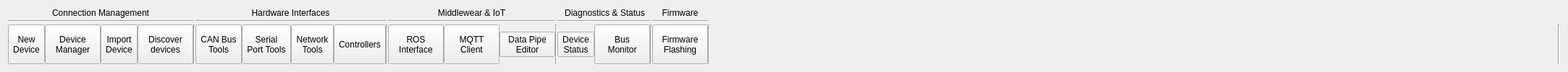
        <widget class="QWidget" name="device_toolbar">
         <attribute name="title">
          <string>Devices</string>
         </attribute>
         <layout class="QGridLayout" name="gridLayout_14">
          <item row="1" column="0">
           <widget class="QWidget" name="widget_23" native="true">
            <layout class="QGridLayout" name="gridLayout_15">
             <property name="leftMargin">
              <number>0</number>
             </property>
             <property name="topMargin">
              <number>0</number>
             </property>
             <property name="rightMargin">
              <number>0</number>
             </property>
             <property name="bottomMargin">
              <number>0</number>
             </property>
             <property name="horizontalSpacing">
              <number>0</number>
             </property>
             <property name="verticalSpacing">
              <number>3</number>
             </property>
             <item row="2" column="7">
              <widget class="Line" name="line_62">
               <property name="orientation">
                <enum>Qt::Orientation::Vertical</enum>
               </property>
              </widget>
             </item>
             <item row="2" column="22">
              <widget class="Line" name="line_80">
               <property name="orientation">
                <enum>Qt::Orientation::Vertical</enum>
               </property>
              </widget>
             </item>
             <item row="2" column="3">
              <widget class="QToolButton" name="network_devices_button">
               <property name="sizePolicy">
                <sizepolicy hsizetype="Fixed" vsizetype="Preferred">
                 <horstretch>0</horstretch>
                 <verstretch>0</verstretch>
                </sizepolicy>
               </property>
               <property name="minimumSize">
                <size>
                 <width>77</width>
                 <height>32</height>
                </size>
               </property>
               <property name="toolTip">
                <string>&lt;html&gt;&lt;head/&gt;&lt;body&gt;&lt;p&gt;Save Project to Computer&lt;/p&gt;&lt;/body&gt;&lt;/html&gt;</string>
               </property>
               <property name="text">
                <string>Discover
devices</string>
               </property>
               <property name="icon">
                <iconset resource="../resources.qrc">
                 <normaloff>:/icons/WebDevice.png</normaloff>:/icons/WebDevice.png</iconset>
               </property>
               <property name="iconSize">
                <size>
                 <width>40</width>
                 <height>40</height>
                </size>
               </property>
               <property name="toolButtonStyle">
                <enum>Qt::ToolButtonStyle::ToolButtonTextUnderIcon</enum>
               </property>
              </widget>
             </item>
             <item row="1" column="15" colspan="4">
              <widget class="Line" name="line_78">
               <property name="orientation">
                <enum>Qt::Orientation::Horizontal</enum>
               </property>
              </widget>
             </item>
             <item row="0" column="8">
              <widget class="QLabel" name="label_32">
               <property name="text">
                <string>Hardware Interfaces</string>
               </property>
               <property name="alignment">
                <set>Qt::AlignmentFlag::AlignCenter</set>
               </property>
              </widget>
             </item>
             <item row="2" column="8">
              <widget class="QWidget" name="widget_24" native="true">
               <property name="minimumSize">
                <size>
                 <width>150</width>
                 <height>0</height>
                </size>
               </property>
               <property name="maximumSize">
                <size>
                 <width>900</width>
                 <height>16777215</height>
                </size>
               </property>
               <layout class="QHBoxLayout" name="horizontalLayout_31">
                <property name="spacing">
                 <number>0</number>
                </property>
                <property name="leftMargin">
                 <number>0</number>
                </property>
                <property name="topMargin">
                 <number>0</number>
                </property>
                <property name="rightMargin">
                 <number>0</number>
                </property>
                <property name="bottomMargin">
                 <number>0</number>
                </property>
                <item>
                 <widget class="QToolButton" name="canbus_tools_button">
                  <property name="sizePolicy">
                   <sizepolicy hsizetype="Preferred" vsizetype="Expanding">
                    <horstretch>0</horstretch>
                    <verstretch>0</verstretch>
                   </sizepolicy>
                  </property>
                  <property name="text">
                   <string>CAN Bus
Tools</string>
                  </property>
                  <property name="icon">
                   <iconset resource="../resources.qrc">
                    <normaloff>:/icons/icons8-ethernet-off-96.png</normaloff>:/icons/icons8-ethernet-off-96.png</iconset>
                  </property>
                  <property name="iconSize">
                   <size>
                    <width>36</width>
                    <height>36</height>
                   </size>
                  </property>
                  <property name="toolButtonStyle">
                   <enum>Qt::ToolButtonStyle::ToolButtonTextUnderIcon</enum>
                  </property>
                 </widget>
                </item>
                <item>
                 <widget class="QToolButton" name="serial_connection_tools">
                  <property name="sizePolicy">
                   <sizepolicy hsizetype="Preferred" vsizetype="Preferred">
                    <horstretch>0</horstretch>
                    <verstretch>0</verstretch>
                   </sizepolicy>
                  </property>
                  <property name="text">
                   <string>Serial
Port Tools</string>
                  </property>
                  <property name="icon">
                   <iconset resource="../resources.qrc">
                    <normaloff>:/icons/icons8-device-48.png</normaloff>:/icons/icons8-device-48.png</iconset>
                  </property>
                  <property name="iconSize">
                   <size>
                    <width>36</width>
                    <height>36</height>
                   </size>
                  </property>
                  <property name="toolButtonStyle">
                   <enum>Qt::ToolButtonStyle::ToolButtonTextUnderIcon</enum>
                  </property>
                 </widget>
                </item>
                <item>
                 <widget class="QToolButton" name="network_tools_button">
                  <property name="sizePolicy">
                   <sizepolicy hsizetype="Preferred" vsizetype="Preferred">
                    <horstretch>0</horstretch>
                    <verstretch>0</verstretch>
                   </sizepolicy>
                  </property>
                  <property name="toolTip">
                   <string>&lt;html&gt;&lt;head/&gt;&lt;body&gt;&lt;p&gt;Undo Last Command&lt;/p&gt;&lt;/body&gt;&lt;/html&gt;</string>
                  </property>
                  <property name="text">
                   <string>Network
Tools</string>
                  </property>
                  <property name="icon">
                   <iconset resource="../resources.qrc">
                    <normaloff>:/icons/icons8-gps-signal-48.png</normaloff>:/icons/icons8-gps-signal-48.png</iconset>
                  </property>
                  <property name="iconSize">
                   <size>
                    <width>36</width>
                    <height>48</height>
                   </size>
                  </property>
                  <property name="toolButtonStyle">
                   <enum>Qt::ToolButtonStyle::ToolButtonTextUnderIcon</enum>
                  </property>
                 </widget>
                </item>
                <item>
                 <widget class="QToolButton" name="controllers_button">
                  <property name="sizePolicy">
                   <sizepolicy hsizetype="Preferred" vsizetype="Preferred">
                    <horstretch>0</horstretch>
                    <verstretch>0</verstretch>
                   </sizepolicy>
                  </property>
                  <property name="text">
                   <string>Controllers</string>
                  </property>
                  <property name="icon">
                   <iconset resource="../resources.qrc">
                    <normaloff>:/icons/icons8-game-controller-48.png</normaloff>:/icons/icons8-game-controller-48.png</iconset>
                  </property>
                  <property name="iconSize">
                   <size>
                    <width>40</width>
                    <height>40</height>
                   </size>
                  </property>
                  <property name="toolButtonStyle">
                   <enum>Qt::ToolButtonStyle::ToolButtonTextUnderIcon</enum>
                  </property>
                 </widget>
                </item>
               </layout>
              </widget>
             </item>
             <item row="0" column="10">
              <widget class="QLabel" name="label_35">
               <property name="text">
                <string>Middlewear &amp; IoT</string>
               </property>
               <property name="alignment">
                <set>Qt::AlignmentFlag::AlignCenter</set>
               </property>
              </widget>
             </item>
             <item row="1" column="23">
              <widget class="Line" name="line_81">
               <property name="orientation">
                <enum>Qt::Orientation::Horizontal</enum>
               </property>
              </widget>
             </item>
             <item row="2" column="16">
              <widget class="QToolButton" name="device_status_button">
               <property name="text">
                <string>Device
Status</string>
               </property>
               <property name="icon">
                <iconset resource="../resources.qrc">
                 <normaloff>:/icons/icons8-sensor-96.png</normaloff>:/icons/icons8-sensor-96.png</iconset>
               </property>
               <property name="iconSize">
                <size>
                 <width>36</width>
                 <height>36</height>
                </size>
               </property>
               <property name="toolButtonStyle">
                <enum>Qt::ToolButtonStyle::ToolButtonTextUnderIcon</enum>
               </property>
              </widget>
             </item>
             <item row="2" column="2">
              <widget class="QToolButton" name="import_device_profile">
               <property name="sizePolicy">
                <sizepolicy hsizetype="Preferred" vsizetype="Expanding">
                 <horstretch>0</horstretch>
                 <verstretch>0</verstretch>
                </sizepolicy>
               </property>
               <property name="text">
                <string>Import
Device</string>
               </property>
               <property name="icon">
                <iconset resource="../resources.qrc">
                 <normaloff>:/icons/icons8-import-48.png</normaloff>:/icons/icons8-import-48.png</iconset>
               </property>
               <property name="iconSize">
                <size>
                 <width>36</width>
                 <height>36</height>
                </size>
               </property>
               <property name="toolButtonStyle">
                <enum>Qt::ToolButtonStyle::ToolButtonTextUnderIcon</enum>
               </property>
              </widget>
             </item>
             <item row="0" column="15" colspan="5">
              <widget class="QLabel" name="label_33">
               <property name="text">
                <string>Diagnostics &amp; Status</string>
               </property>
               <property name="alignment">
                <set>Qt::AlignmentFlag::AlignCenter</set>
               </property>
              </widget>
             </item>
             <item row="2" column="20">
              <widget class="QToolButton" name="firmware_flashing_button">
               <property name="sizePolicy">
                <sizepolicy hsizetype="Preferred" vsizetype="Preferred">
                 <horstretch>0</horstretch>
                 <verstretch>0</verstretch>
                </sizepolicy>
               </property>
               <property name="minimumSize">
                <size>
                 <width>77</width>
                 <height>32</height>
                </size>
               </property>
               <property name="maximumSize">
                <size>
                 <width>100</width>
                 <height>16777215</height>
                </size>
               </property>
               <property name="text">
                <string>Firmware
Flashing</string>
               </property>
               <property name="icon">
                <iconset resource="../resources.qrc">
                 <normaloff>:/icons/icons8-disk-settings-96.png</normaloff>:/icons/icons8-disk-settings-96.png</iconset>
               </property>
               <property name="iconSize">
                <size>
                 <width>40</width>
                 <height>40</height>
                </size>
               </property>
               <property name="toolButtonStyle">
                <enum>Qt::ToolButtonStyle::ToolButtonTextUnderIcon</enum>
               </property>
              </widget>
             </item>
             <item row="2" column="13">
              <widget class="Line" name="line_68">
               <property name="orientation">
                <enum>Qt::Orientation::Vertical</enum>
               </property>
              </widget>
             </item>
             <item row="2" column="25">
              <widget class="Line" name="line_82">
               <property name="orientation">
                <enum>Qt::Orientation::Vertical</enum>
               </property>
              </widget>
             </item>
             <item row="2" column="1">
              <widget class="QToolButton" name="device_manager_button">
               <property name="sizePolicy">
                <sizepolicy hsizetype="Fixed" vsizetype="Preferred">
                 <horstretch>0</horstretch>
                 <verstretch>0</verstretch>
                </sizepolicy>
               </property>
               <property name="minimumSize">
                <size>
                 <width>77</width>
                 <height>32</height>
                </size>
               </property>
               <property name="toolTip">
                <string>&lt;html&gt;&lt;head/&gt;&lt;body&gt;&lt;p&gt;Open Project File From Computer&lt;/p&gt;&lt;/body&gt;&lt;/html&gt;</string>
               </property>
               <property name="text">
                <string>Device
Manager</string>
               </property>
               <property name="icon">
                <iconset resource="../resources.qrc">
                 <normaloff>:/icons/icons8-edit-property-48.png</normaloff>:/icons/icons8-edit-property-48.png</iconset>
               </property>
               <property name="iconSize">
                <size>
                 <width>40</width>
                 <height>46</height>
                </size>
               </property>
               <property name="toolButtonStyle">
                <enum>Qt::ToolButtonStyle::ToolButtonTextUnderIcon</enum>
               </property>
              </widget>
             </item>
             <item row="1" column="10">
              <widget class="Line" name="line_86">
               <property name="orientation">
                <enum>Qt::Orientation::Horizontal</enum>
               </property>
              </widget>
             </item>
             <item row="2" column="9">
              <widget class="Line" name="line_76">
               <property name="orientation">
                <enum>Qt::Orientation::Vertical</enum>
               </property>
              </widget>
             </item>
             <item row="1" column="0" colspan="7">
              <widget class="Line" name="line_65">
               <property name="orientation">
                <enum>Qt::Orientation::Horizontal</enum>
               </property>
              </widget>
             </item>
             <item row="2" column="24">
              <spacer name="horizontalSpacer_6">
               <property name="orientation">
                <enum>Qt::Orientation::Horizontal</enum>
               </property>
               <property name="sizeHint" stdset="0">
                <size>
                 <width>1171</width>
                 <height>20</height>
                </size>
               </property>
              </spacer>
             </item>
             <item row="1" column="20" colspan="2">
              <widget class="Line" name="line_85">
               <property name="orientation">
                <enum>Qt::Orientation::Horizontal</enum>
               </property>
              </widget>
             </item>
             <item row="0" column="20" colspan="2">
              <widget class="QLabel" name="label_31">
               <property name="text">
                <string>Firmware</string>
               </property>
               <property name="alignment">
                <set>Qt::AlignmentFlag::AlignCenter</set>
               </property>
              </widget>
             </item>
             <item row="2" column="10">
              <widget class="QWidget" name="widget_25" native="true">
               <property name="maximumSize">
                <size>
                 <width>2000</width>
                 <height>16777210</height>
                </size>
               </property>
               <layout class="QHBoxLayout" name="horizontalLayout_28">
                <property name="spacing">
                 <number>0</number>
                </property>
                <property name="leftMargin">
                 <number>0</number>
                </property>
                <property name="topMargin">
                 <number>0</number>
                </property>
                <property name="rightMargin">
                 <number>0</number>
                </property>
                <property name="bottomMargin">
                 <number>0</number>
                </property>
                <item>
                 <widget class="QToolButton" name="ros_interface_button">
                  <property name="sizePolicy">
                   <sizepolicy hsizetype="Preferred" vsizetype="Preferred">
                    <horstretch>0</horstretch>
                    <verstretch>0</verstretch>
                   </sizepolicy>
                  </property>
                  <property name="minimumSize">
                   <size>
                    <width>77</width>
                    <height>32</height>
                   </size>
                  </property>
                  <property name="maximumSize">
                   <size>
                    <width>77</width>
                    <height>16777215</height>
                   </size>
                  </property>
                  <property name="toolTip">
                   <string>&lt;html&gt;&lt;head/&gt;&lt;body&gt;&lt;p&gt;Redo Last Command&lt;/p&gt;&lt;/body&gt;&lt;/html&gt;</string>
                  </property>
                  <property name="text">
                   <string>ROS
Interface</string>
                  </property>
                  <property name="icon">
                   <iconset resource="../resources.qrc">
                    <normaloff>:/icons/icons8-thin-client-48.png</normaloff>:/icons/icons8-thin-client-48.png</iconset>
                  </property>
                  <property name="iconSize">
                   <size>
                    <width>40</width>
                    <height>48</height>
                   </size>
                  </property>
                  <property name="toolButtonStyle">
                   <enum>Qt::ToolButtonStyle::ToolButtonTextUnderIcon</enum>
                  </property>
                 </widget>
                </item>
                <item>
                 <widget class="QToolButton" name="mqtt_client_button">
                  <property name="sizePolicy">
                   <sizepolicy hsizetype="Preferred" vsizetype="Preferred">
                    <horstretch>0</horstretch>
                    <verstretch>0</verstretch>
                   </sizepolicy>
                  </property>
                  <property name="minimumSize">
                   <size>
                    <width>77</width>
                    <height>32</height>
                   </size>
                  </property>
                  <property name="maximumSize">
                   <size>
                    <width>77</width>
                    <height>16777215</height>
                   </size>
                  </property>
                  <property name="text">
                   <string>MQTT
Client</string>
                  </property>
                  <property name="icon">
                   <iconset resource="../resources.qrc">
                    <normaloff>:/icons/liveweb.png</normaloff>:/icons/liveweb.png</iconset>
                  </property>
                  <property name="iconSize">
                   <size>
                    <width>40</width>
                    <height>48</height>
                   </size>
                  </property>
                  <property name="toolButtonStyle">
                   <enum>Qt::ToolButtonStyle::ToolButtonTextUnderIcon</enum>
                  </property>
                 </widget>
                </item>
                <item>
                 <widget class="QToolButton" name="scale_object_button_2">
                  <property name="minimumSize">
                   <size>
                    <width>77</width>
                    <height>32</height>
                   </size>
                  </property>
                  <property name="maximumSize">
                   <size>
                    <width>77</width>
                    <height>16777215</height>
                   </size>
                  </property>
                  <property name="text">
                   <string>Data Pipe
Editor</string>
                  </property>
                  <property name="icon">
                   <iconset resource="../resources.qrc">
                    <normaloff>:/icons/icons8-pipe-96.png</normaloff>:/icons/icons8-pipe-96.png</iconset>
                  </property>
                  <property name="iconSize">
                   <size>
                    <width>40</width>
                    <height>48</height>
                   </size>
                  </property>
                  <property name="toolButtonStyle">
                   <enum>Qt::ToolButtonStyle::ToolButtonTextUnderIcon</enum>
                  </property>
                 </widget>
                </item>
               </layout>
              </widget>
             </item>
             <item row="2" column="0">
              <widget class="QToolButton" name="new_device_button">
               <property name="sizePolicy">
                <sizepolicy hsizetype="Fixed" vsizetype="Preferred">
                 <horstretch>0</horstretch>
                 <verstretch>0</verstretch>
                </sizepolicy>
               </property>
               <property name="text">
                <string>New
Device</string>
               </property>
               <property name="icon">
                <iconset resource="../resources.qrc">
                 <normaloff>:/icons/newDrive.png</normaloff>:/icons/newDrive.png</iconset>
               </property>
               <property name="iconSize">
                <size>
                 <width>48</width>
                 <height>46</height>
                </size>
               </property>
               <property name="toolButtonStyle">
                <enum>Qt::ToolButtonStyle::ToolButtonTextUnderIcon</enum>
               </property>
              </widget>
             </item>
             <item row="2" column="17">
              <widget class="QToolButton" name="bus_monitor_button">
               <property name="sizePolicy">
                <sizepolicy hsizetype="Preferred" vsizetype="Preferred">
                 <horstretch>0</horstretch>
                 <verstretch>0</verstretch>
                </sizepolicy>
               </property>
               <property name="minimumSize">
                <size>
                 <width>77</width>
                 <height>32</height>
                </size>
               </property>
               <property name="maximumSize">
                <size>
                 <width>100</width>
                 <height>16777215</height>
                </size>
               </property>
               <property name="text">
                <string>Bus
Monitor</string>
               </property>
               <property name="icon">
                <iconset resource="../resources.qrc">
                 <normaloff>:/icons/CANBUS.png</normaloff>:/icons/CANBUS.png</iconset>
               </property>
               <property name="iconSize">
                <size>
                 <width>48</width>
                 <height>40</height>
                </size>
               </property>
               <property name="toolButtonStyle">
                <enum>Qt::ToolButtonStyle::ToolButtonTextUnderIcon</enum>
               </property>
              </widget>
             </item>
             <item row="1" column="11" colspan="2">
              <widget class="Line" name="line_83">
               <property name="orientation">
                <enum>Qt::Orientation::Horizontal</enum>
               </property>
              </widget>
             </item>
             <item row="0" column="0" colspan="7">
              <widget class="QLabel" name="label_34">
               <property name="text">
                <string>Connection Management</string>
               </property>
               <property name="alignment">
                <set>Qt::AlignmentFlag::AlignCenter</set>
               </property>
              </widget>
             </item>
             <item row="1" column="8">
              <widget class="Line" name="line_74">
               <property name="orientation">
                <enum>Qt::Orientation::Horizontal</enum>
               </property>
              </widget>
             </item>
             <item row="2" column="19">
              <widget class="Line" name="line_79">
               <property name="orientation">
                <enum>Qt::Orientation::Vertical</enum>
               </property>
              </widget>
             </item>
            </layout>
           </widget>
          </item>
         </layout>
        </widget>
